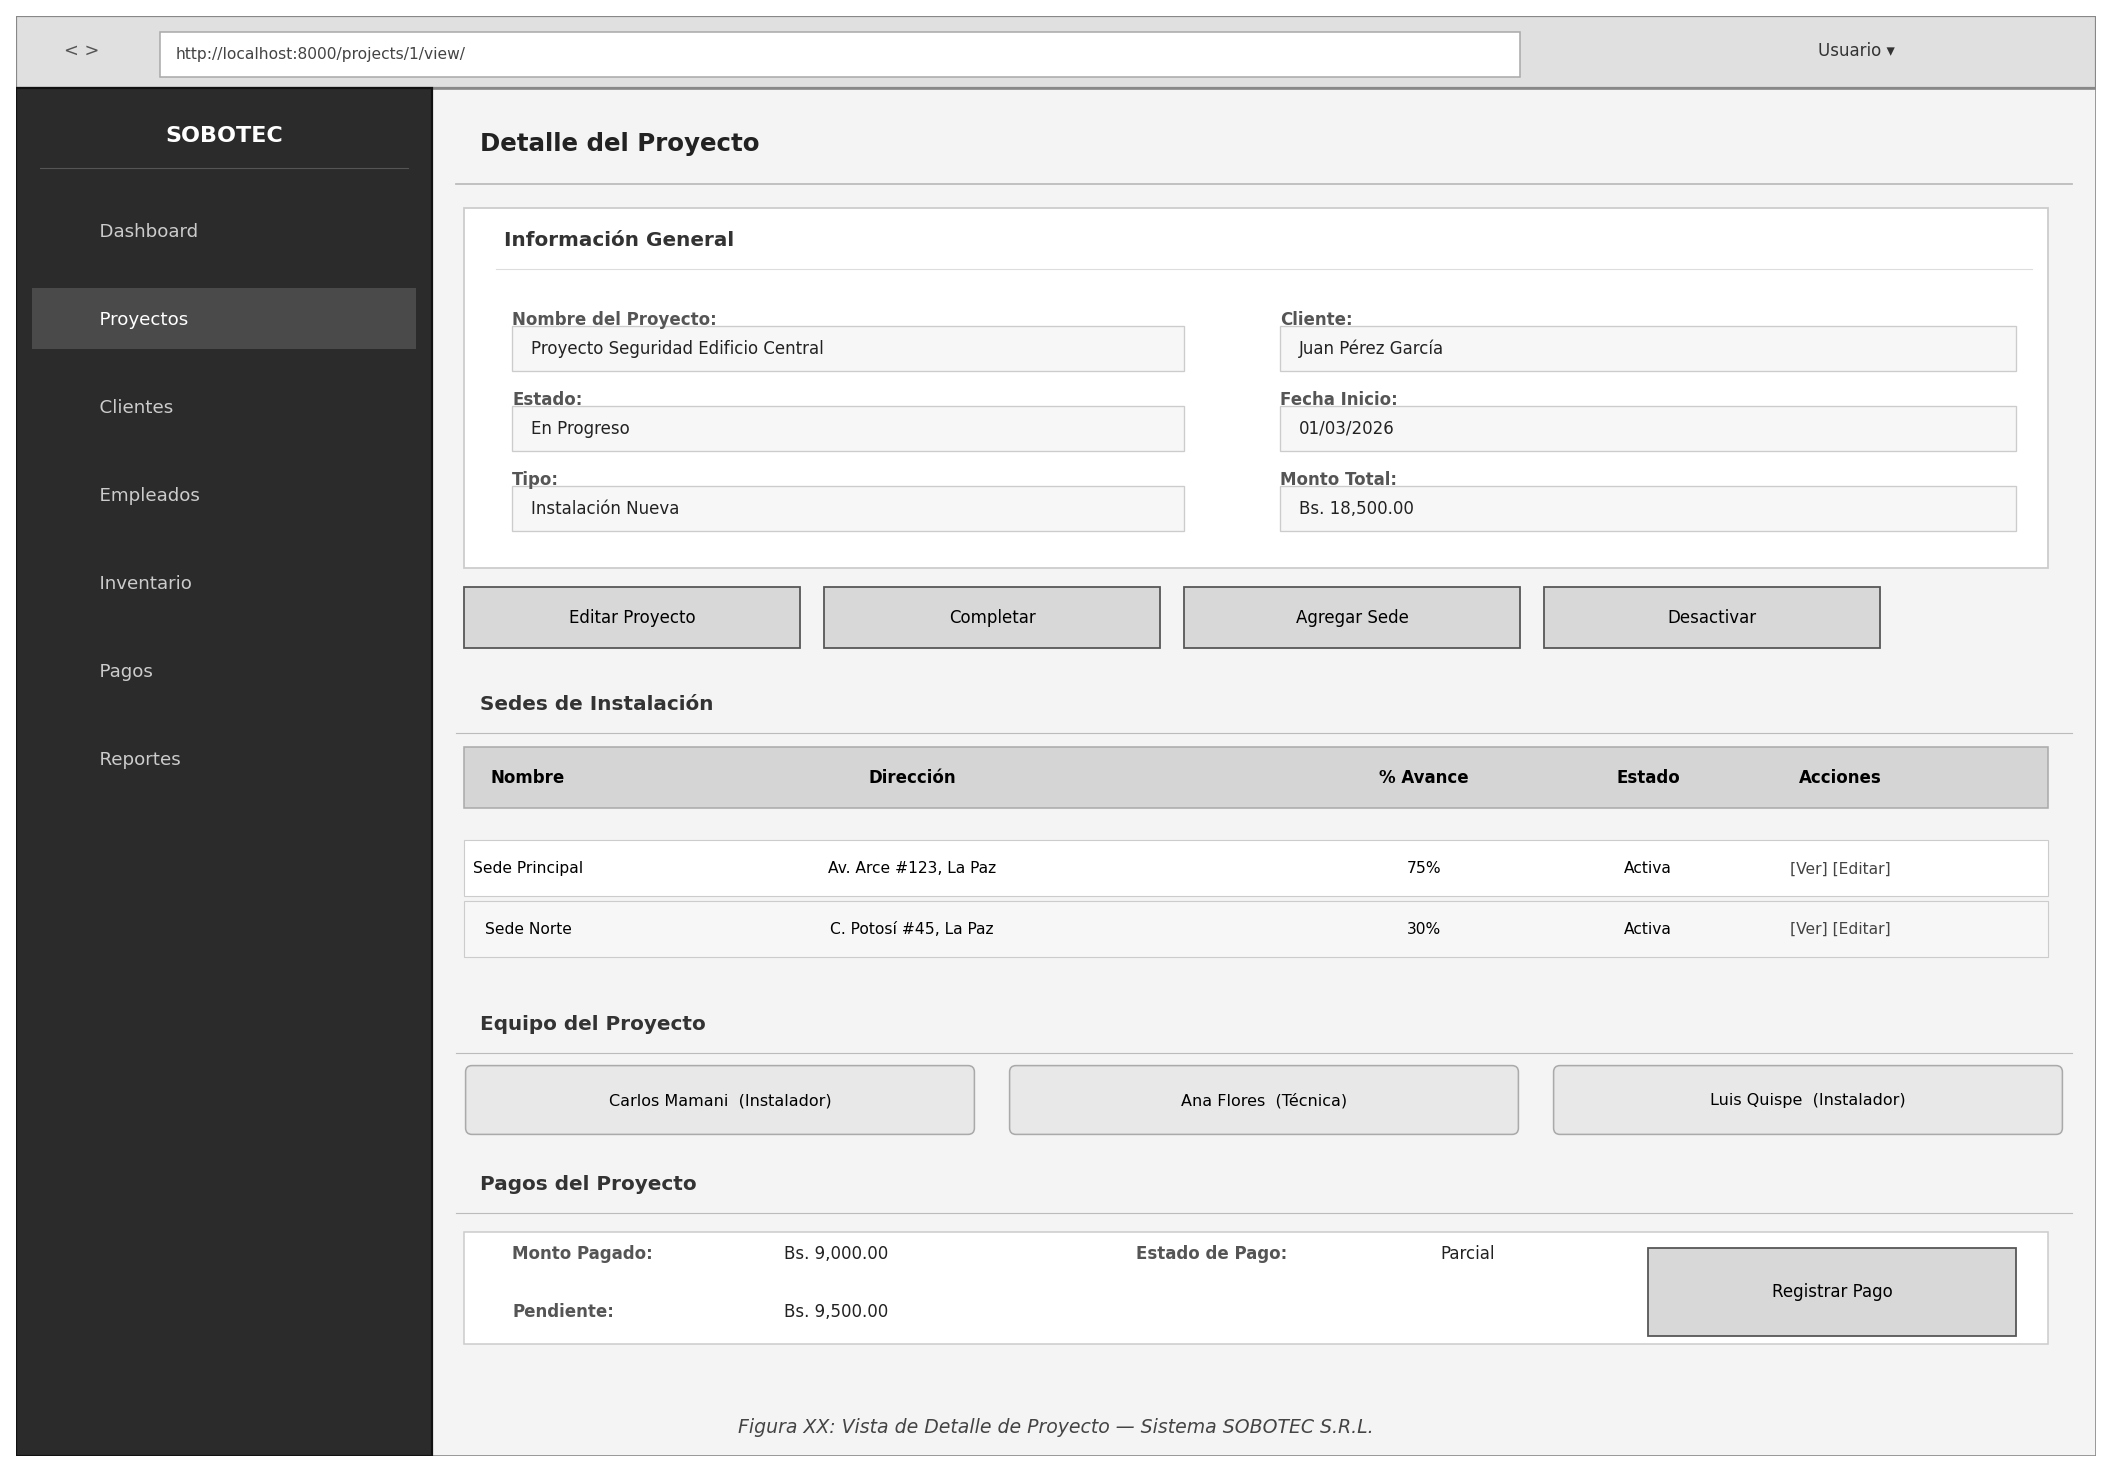

Here is the Python script that generated this plot:
import matplotlib.pyplot as plt
import matplotlib.patches as patches

fig, ax = plt.subplots(figsize=(13, 9))
ax.set_xlim(0, 13)
ax.set_ylim(0, 9)
ax.axis('off')
fig.patch.set_facecolor('white')

# ─── Helpers ───────────────────────────────────────────────────────────────

def rect(x, y, w, h, fc='white', ec='black', lw=1.0, radius=0):
    if radius:
        box = patches.FancyBboxPatch(
            (x, y), w, h,
            boxstyle=f"round,pad={radius}",
            linewidth=lw, edgecolor=ec, facecolor=fc
        )
    else:
        box = patches.Rectangle(
            (x, y), w, h,
            linewidth=lw, edgecolor=ec, facecolor=fc
        )
    ax.add_patch(box)

def text(x, y, s, size=8, bold=False, ha='left', va='center', color='black', italic=False):
    style = 'italic' if italic else 'normal'
    weight = 'bold' if bold else 'normal'
    ax.text(x, y, s, fontsize=size, fontweight=weight, fontstyle=style,
            ha=ha, va=va, color=color)

def hline(x0, x1, y, lw=0.5, color='#aaa'):
    ax.plot([x0, x1], [y, y], color=color, linewidth=lw)

def btn(x, y, w, h, label, size=7.5):
    rect(x, y, w, h, fc='#d8d8d8', ec='#555', lw=0.8)
    text(x + w/2, y + h/2, label, size=size, ha='center')

# ─── Barra del navegador ────────────────────────────────────────────────────
rect(0, 8.55, 13, 0.45, fc='#e0e0e0', ec='#888')
text(0.3, 8.78, '< >', size=8, color='#555')
rect(0.9, 8.62, 8.5, 0.28, fc='white', ec='#aaa', lw=0.7)
text(1.0, 8.76, 'http://localhost:8000/projects/1/view/', size=7, color='#444')
text(11.5, 8.78, 'Usuario ▾', size=7.5, ha='center', color='#333')

# ─── Ventana principal ──────────────────────────────────────────────────────
rect(0, 0, 13, 8.55, fc='#f4f4f4', ec='#888', lw=1.2)

# ─── Sidebar ────────────────────────────────────────────────────────────────
rect(0, 0, 2.6, 8.55, fc='#2b2b2b', ec='#111', lw=1.0)
text(1.3, 8.25, 'SOBOTEC', size=10, bold=True, ha='center', color='white')
hline(0.15, 2.45, 8.05, color='#555')

menu = [
    ('Dashboard',    False),
    ('Proyectos',    True),   # activo
    ('Clientes',     False),
    ('Empleados',    False),
    ('Inventario',   False),
    ('Pagos',        False),
    ('Reportes',     False),
]
for i, (label, activo) in enumerate(menu):
    y = 7.65 - i * 0.55
    fc = '#4a4a4a' if activo else '#2b2b2b'
    rect(0.1, y - 0.18, 2.4, 0.38, fc=fc, ec='none')
    color = 'white' if activo else '#cccccc'
    text(0.45, y, f'  {label}', size=8.2, ha='left', va='center', color=color)

# ─── Contenido principal ─────────────────────────────────────────────────────
# Título
text(2.9, 8.2, 'Detalle del Proyecto', size=11, bold=True, color='#222')
hline(2.75, 12.85, 7.95, lw=0.8, color='#bbb')

# ── Sección: Info del proyecto ───────────────────────────────────────────────
rect(2.8, 5.55, 9.9, 2.25, fc='white', ec='#ccc', lw=0.8)
text(3.05, 7.6, 'Información General', size=9, bold=True, color='#333')
hline(3.0, 12.6, 7.42, lw=0.5, color='#ddd')

# Columna izquierda
campos_izq = [
    ('Nombre del Proyecto:', 'Proyecto Seguridad Edificio Central'),
    ('Estado:', 'En Progreso'),
    ('Tipo:', 'Instalación Nueva'),
]
for i, (label, val) in enumerate(campos_izq):
    y = 7.1 - i * 0.5
    text(3.1, y, label, size=7.5, bold=True, color='#555')
    rect(3.1, y - 0.32, 4.2, 0.28, fc='#f7f7f7', ec='#ccc', lw=0.6)
    text(3.22, y - 0.18, val, size=7.5, color='#222')

# Columna derecha
campos_der = [
    ('Cliente:', 'Juan Pérez García'),
    ('Fecha Inicio:', '01/03/2026'),
    ('Monto Total:', 'Bs. 18,500.00'),
]
for i, (label, val) in enumerate(campos_der):
    y = 7.1 - i * 0.5
    text(7.9, y, label, size=7.5, bold=True, color='#555')
    rect(7.9, y - 0.32, 4.6, 0.28, fc='#f7f7f7', ec='#ccc', lw=0.6)
    text(8.02, y - 0.18, val, size=7.5, color='#222')

# ── Botones de acción ─────────────────────────────────────────────────────────
btn(2.8,  5.05, 2.1, 0.38, 'Editar Proyecto')
btn(5.05, 5.05, 2.1, 0.38, 'Completar')
btn(7.30, 5.05, 2.1, 0.38, 'Agregar Sede')
btn(9.55, 5.05, 2.1, 0.38, 'Desactivar')

# ── Sección: Sedes ──────────────────────────────────────────────────────────
text(2.9, 4.7, 'Sedes de Instalación', size=9, bold=True, color='#333')
hline(2.75, 12.85, 4.52, lw=0.5, color='#bbb')

# Cabecera tabla
rect(2.8, 4.05, 9.9, 0.38, fc='#d5d5d5', ec='#aaa', lw=0.7)
cols_sede = [('Nombre', 3.2), ('Dirección', 5.6), ('% Avance', 8.8), ('Estado', 10.2), ('Acciones', 11.4)]
for label, x in cols_sede:
    text(x, 4.24, label, size=7.5, bold=True, ha='center')

# Filas tabla
sedes = [
    ('Sede Principal', 'Av. Arce #123, La Paz', '75%', 'Activa'),
    ('Sede Norte',     'C. Potosí #45, La Paz',  '30%', 'Activa'),
]
for i, (nombre, dir_, pct, estado) in enumerate(sedes):
    y = 3.65 - i * 0.38
    fc_row = 'white' if i % 2 == 0 else '#f7f7f7'
    rect(2.8, y - 0.15, 9.9, 0.35, fc=fc_row, ec='#ccc', lw=0.5)
    text(3.2,  y + 0.02, nombre,  size=7, ha='center')
    text(5.6,  y + 0.02, dir_,    size=7, ha='center')
    text(8.8,  y + 0.02, pct,     size=7, ha='center')
    text(10.2, y + 0.02, estado,  size=7, ha='center')
    text(11.4, y + 0.02, '[Ver] [Editar]', size=7, ha='center', color='#444')

# ── Sección: Equipo ───────────────────────────────────────────────────────────
text(2.9, 2.7, 'Equipo del Proyecto', size=9, bold=True, color='#333')
hline(2.75, 12.85, 2.52, lw=0.5, color='#bbb')

equipo = ['Carlos Mamani  (Instalador)', 'Ana Flores  (Técnica)', 'Luis Quispe  (Instalador)']
for i, nombre in enumerate(equipo):
    x = 2.85 + i * 3.4
    rect(x, 2.05, 3.1, 0.35, fc='#e8e8e8', ec='#aaa', lw=0.7, radius=0.04)
    text(x + 1.55, 2.22, nombre, size=7.2, ha='center')

# ── Sección: Pagos (mini) ─────────────────────────────────────────────────────
text(2.9, 1.7, 'Pagos del Proyecto', size=9, bold=True, color='#333')
hline(2.75, 12.85, 1.52, lw=0.5, color='#bbb')

rect(2.8, 0.7, 9.9, 0.7, fc='white', ec='#ccc', lw=0.7)
text(3.1, 1.26, 'Monto Pagado:', size=7.5, bold=True, color='#555')
text(4.8, 1.26, 'Bs. 9,000.00', size=7.5, color='#222')
text(7.0, 1.26, 'Estado de Pago:', size=7.5, bold=True, color='#555')
text(8.9, 1.26, 'Parcial', size=7.5, color='#222')
text(3.1, 0.9,  'Pendiente:', size=7.5, bold=True, color='#555')
text(4.8, 0.9,  'Bs. 9,500.00', size=7.5, color='#222')
btn(10.2, 0.75, 2.3, 0.55, 'Registrar Pago')

# ─── Pie / caption ────────────────────────────────────────────────────────────
text(6.5, 0.18, 'Figura XX: Vista de Detalle de Proyecto — Sistema SOBOTEC S.R.L.',
     size=8.5, ha='center', italic=True, color='#444')

plt.tight_layout(pad=0)
plt.savefig('wireframes/wireframe_detalle_proyecto.png',
            dpi=160, bbox_inches='tight', facecolor='white')
plt.show()
print("Guardado en: wireframes/wireframe_detalle_proyecto.png")
